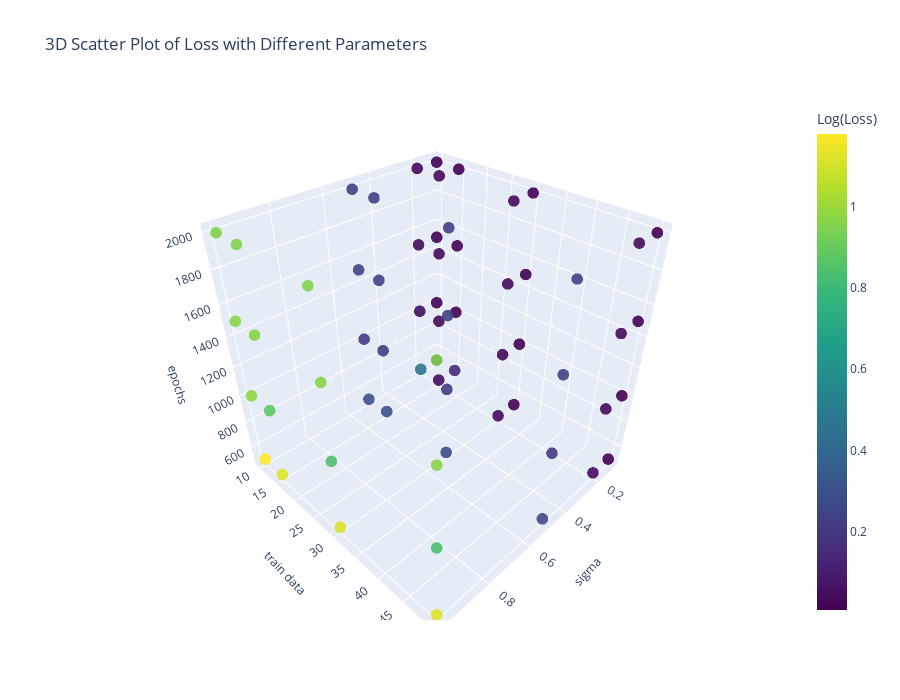

Write notebook code for a chart like this one.
### Markdown cell above
Here is an alternate visualization that I tried, with a 3D plot rather than a heatmap. Not particularly clear.

### Code cell
# Separate the parameters and losses into individual arrays
sigma, n_train, n_epochs = zip(*param_combinations)
loss = np.array(loss)

# Create a trace for the 3D plot
trace = go.Scatter3d(
    x=sigma,
    y=n_train,
    z=n_epochs,
    mode='markers',
    marker=dict(
        size=4,
        color=loss,  # Use the log-transformed loss for coloring
        colorscale='Viridis',
        colorbar=dict(title='Log(Loss)'),
        opacity=0.9
    ),
    text=[f'Sigma: {s}<br>Train data: {t}<br>Epochs: {e}<br>Loss: {l:.4f}'
          for s, t, e, l in zip(sigma, n_train, n_epochs, loss)],
    hoverinfo='text'
)

# Create the layout
layout = go.Layout(
    title='3D Scatter Plot of Loss with Different Parameters',
    scene=dict(
        xaxis=dict(title=f'sigma', titlefont=dict(size=12)),
        yaxis=dict(title='train data', titlefont=dict(size=12)),
        zaxis=dict(title='epochs', titlefont=dict(size=12))
    ),
    width=900,  # Increase the width of the plot
    height=700,  # Increase the height of the plot
)

# Create the figure
fig = go.Figure(data=[trace], layout=layout)

# Show the plot
fig.show()

### Figure 1 — Plotly figure (JSON) as saved in the notebook; plotly's stock layout.template omitted (floating-point values rounded to 4 significant figures)
{"data": [{"hoverinfo": "text", "marker": {"color": [0.03946, 0.01434, 0.01026, 0.00962, 0.1402, 0.009365, 0.009855, 0.009537, 0.01535, 0.00851, 0.009658, 0.009501, 0.01116, 0.008425, 0.009675, 0.009503, 0.4653, 0.05151, 0.04194, 0.03869, 0.04863, 0.04651, 0.0391, 0.03805, 0.04786, 0.03369, 0.03861, 0.03804, 0.04457, 0.03356, 0.0386, 0.03802, 0.3022, 0.2213, 0.2495, 0.2382, 0.3058, 0.2267, 0.2428, 0.2378, 0.2784, 0.2115, 0.2419, 0.2377, 0.2784, 0.2097, 0.241, 0.2377, 1.178, 0.9821, 0.9684, 0.9532, 1.125, 0.8788, 0.9661, 0.9505, 1.114, 0.8454, 0.9666, 0.95, 1.116, 0.8409, 0.9658, 0.9509], "colorbar": {"title": {"text": "Log(Loss)"}}, "colorscale": [[0, "#440154"], [0.1111, "#482878"], [0.2222, "#3e4989"], [0.3333, "#31688e"], [0.4444, "#26828e"], [0.5556, "#1f9e89"], [0.6667, "#35b779"], [0.7778, "#6ece58"], [0.8889, "#b5de2b"], [1, "#fde725"]], "opacity": 0.9, "size": 4}, "mode": "markers", "text": ["Sigma: 0.1<br>Train data: 10<br>Epochs: 500<br>Loss: 0.0395", "Sigma: 0.1<br>Train data: 10<br>Epochs: 1000<br>Loss: 0.0143", "Sigma: 0.1<br>Train data: 10<br>Epochs: 1500<br>Loss: 0.0103", "Sigma: 0.1<br>Train data: 10<br>Epochs: 2000<br>Loss: 0.0096", "Sigma: 0.1<br>Train data: 15<br>Epochs: 500<br>Loss: 0.1402", "Sigma: 0.1<br>Train data: 15<br>Epochs: 1000<br>Loss: 0.0094", "Sigma: 0.1<br>Train data: 15<br>Epochs: 1500<br>Loss: 0.0099", "Sigma: 0.1<br>Train data: 15<br>Epochs: 2000<br>Loss: 0.0095", "Sigma: 0.1<br>Train data: 30<br>Epochs: 500<br>Loss: 0.0154", "Sigma: 0.1<br>Train data: 30<br>Epochs: 1000<br>Loss: 0.0085", "Sigma: 0.1<br>Train data: 30<br>Epochs: 1500<br>Loss: 0.0097", "Sigma: 0.1<br>Train data: 30<br>Epochs: 2000<br>Loss: 0.0095", "Sigma: 0.1<br>Train data: 50<br>Epochs: 500<br>Loss: 0.0112", "Sigma: 0.1<br>Train data: 50<br>Epochs: 1000<br>Loss: 0.0084", "Sigma: 0.1<br>Train data: 50<br>Epochs: 1500<br>Loss: 0.0097", "Sigma: 0.1<br>Train data: 50<br>Epochs: 2000<br>Loss: 0.0095", "Sigma: 0.2<br>Train data: 10<br>Epochs: 500<br>Loss: 0.4653", "Sigma: 0.2<br>Train data: 10<br>Epochs: 1000<br>Loss: 0.0515", "Sigma: 0.2<br>Train data: 10<br>Epochs: 1500<br>Loss: 0.0419", "Sigma: 0.2<br>Train data: 10<br>Epochs: 2000<br>Loss: 0.0387", "Sigma: 0.2<br>Train data: 15<br>Epochs: 500<br>Loss: 0.0486", "Sigma: 0.2<br>Train data: 15<br>Epochs: 1000<br>Loss: 0.0465", "Sigma: 0.2<br>Train data: 15<br>Epochs: 1500<br>Loss: 0.0391", "Sigma: 0.2<br>Train data: 15<br>Epochs: 2000<br>Loss: 0.0380", "Sigma: 0.2<br>Train data: 30<br>Epochs: 500<br>Loss: 0.0479", "Sigma: 0.2<br>Train data: 30<br>Epochs: 1000<br>Loss: 0.0337", "Sigma: 0.2<br>Train data: 30<br>Epochs: 1500<br>Loss: 0.0386", "Sigma: 0.2<br>Train data: 30<br>Epochs: 2000<br>Loss: 0.0380", "Sigma: 0.2<br>Train data: 50<br>Epochs: 500<br>Loss: 0.0446", "Sigma: 0.2<br>Train data: 50<br>Epochs: 1000<br>Loss: 0.0336", "Sigma: 0.2<br>Train data: 50<br>Epochs: 1500<br>Loss: 0.0386", "Sigma: 0.2<br>Train data: 50<br>Epochs: 2000<br>Loss: 0.0380", "Sigma: 0.5<br>Train data: 10<br>Epochs: 500<br>Loss: 0.3022", "Sigma: 0.5<br>Train data: 10<br>Epochs: 1000<br>Loss: 0.2213", "Sigma: 0.5<br>Train data: 10<br>Epochs: 1500<br>Loss: 0.2495", "Sigma: 0.5<br>Train data: 10<br>Epochs: 2000<br>Loss: 0.2382", "Sigma: 0.5<br>Train data: 15<br>Epochs: 500<br>Loss: 0.3058", "Sigma: 0.5<br>Train data: 15<br>Epochs: 1000<br>Loss: 0.2267", "Sigma: 0.5<br>Train data: 15<br>Epochs: 1500<br>Loss: 0.2428", "Sigma: 0.5<br>Train data: 15<br>Epochs: 2000<br>Loss: 0.2378", "Sigma: 0.5<br>Train data: 30<br>Epochs: 500<br>Loss: 0.2784", "Sigma: 0.5<br>Train data: 30<br>Epochs: 1000<br>Loss: 0.2115", "Sigma: 0.5<br>Train data: 30<br>Epochs: 1500<br>Loss: 0.2419", "Sigma: 0.5<br>Train data: 30<br>Epochs: 2000<br>Loss: 0.2377", "Sigma: 0.5<br>Train data: 50<br>Epochs: 500<br>Loss: 0.2784", "Sigma: 0.5<br>Train data: 50<br>Epochs: 1000<br>Loss: 0.2097", "Sigma: 0.5<br>Train data: 50<br>Epochs: 1500<br>Loss: 0.2410", "Sigma: 0.5<br>Train data: 50<br>Epochs: 2000<br>Loss: 0.2377", "Sigma: 1<br>Train data: 10<br>Epochs: 500<br>Loss: 1.1782", "Sigma: 1<br>Train data: 10<br>Epochs: 1000<br>Loss: 0.9821", "Sigma: 1<br>Train data: 10<br>Epochs: 1500<br>Loss: 0.9684", "Sigma: 1<br>Train data: 10<br>Epochs: 2000<br>Loss: 0.9532", "Sigma: 1<br>Train data: 15<br>Epochs: 500<br>Loss: 1.1247", "Sigma: 1<br>Train data: 15<br>Epochs: 1000<br>Loss: 0.8788", "Sigma: 1<br>Train data: 15<br>Epochs: 1500<br>Loss: 0.9661", "Sigma: 1<br>Train data: 15<br>Epochs: 2000<br>Loss: 0.9505", "Sigma: 1<br>Train data: 30<br>Epochs: 500<br>Loss: 1.1140", "Sigma: 1<br>Train data: 30<br>Epochs: 1000<br>Loss: 0.8454", "Sigma: 1<br>Train data: 30<br>Epochs: 1500<br>Loss: 0.9666", "Sigma: 1<br>Train data: 30<br>Epochs: 2000<br>Loss: 0.9500", "Sigma: 1<br>Train data: 50<br>Epochs: 500<br>Loss: 1.1163", "Sigma: 1<br>Train data: 50<br>Epochs: 1000<br>Loss: 0.8409", "Sigma: 1<br>Train data: 50<br>Epochs: 1500<br>Loss: 0.9658", "Sigma: 1<br>Train data: 50<br>Epochs: 2000<br>Loss: 0.9509"], "type": "scatter3d", "x": [0.1, 0.1, 0.1, 0.1, 0.1, 0.1, 0.1, 0.1, 0.1, 0.1, 0.1, 0.1, 0.1, 0.1, 0.1, 0.1, 0.2, 0.2, 0.2, 0.2, 0.2, 0.2, 0.2, 0.2, 0.2, 0.2, 0.2, 0.2, 0.2, 0.2, 0.2, 0.2, 0.5, 0.5, 0.5, 0.5, 0.5, 0.5, 0.5, 0.5, 0.5, 0.5, 0.5, 0.5, 0.5, 0.5, 0.5, 0.5, 1, 1, 1, 1, 1, 1, 1, 1, 1, 1, 1, 1, 1, 1, 1, 1], "y": [10, 10, 10, 10, 15, 15, 15, 15, 30, 30, 30, 30, 50, 50, 50, 50, 10, 10, 10, 10, 15, 15, 15, 15, 30, 30, 30, 30, 50, 50, 50, 50, 10, 10, 10, 10, 15, 15, 15, 15, 30, 30, 30, 30, 50, 50, 50, 50, 10, 10, 10, 10, 15, 15, 15, 15, 30, 30, 30, 30, 50, 50, 50, 50], "z": [500, 1000, 1500, 2000, 500, 1000, 1500, 2000, 500, 1000, 1500, 2000, 500, 1000, 1500, 2000, 500, 1000, 1500, 2000, 500, 1000, 1500, 2000, 500, 1000, 1500, 2000, 500, 1000, 1500, 2000, 500, 1000, 1500, 2000, 500, 1000, 1500, 2000, 500, 1000, 1500, 2000, 500, 1000, 1500, 2000, 500, 1000, 1500, 2000, 500, 1000, 1500, 2000, 500, 1000, 1500, 2000, 500, 1000, 1500, 2000]}], "layout": {"height": 700, "scene": {"xaxis": {"title": {"font": {"size": 12}, "text": "sigma"}}, "yaxis": {"title": {"font": {"size": 12}, "text": "train data"}}, "zaxis": {"title": {"font": {"size": 12}, "text": "epochs"}}}, "title": {"text": "3D Scatter Plot of Loss with Different Parameters"}, "width": 900}}
